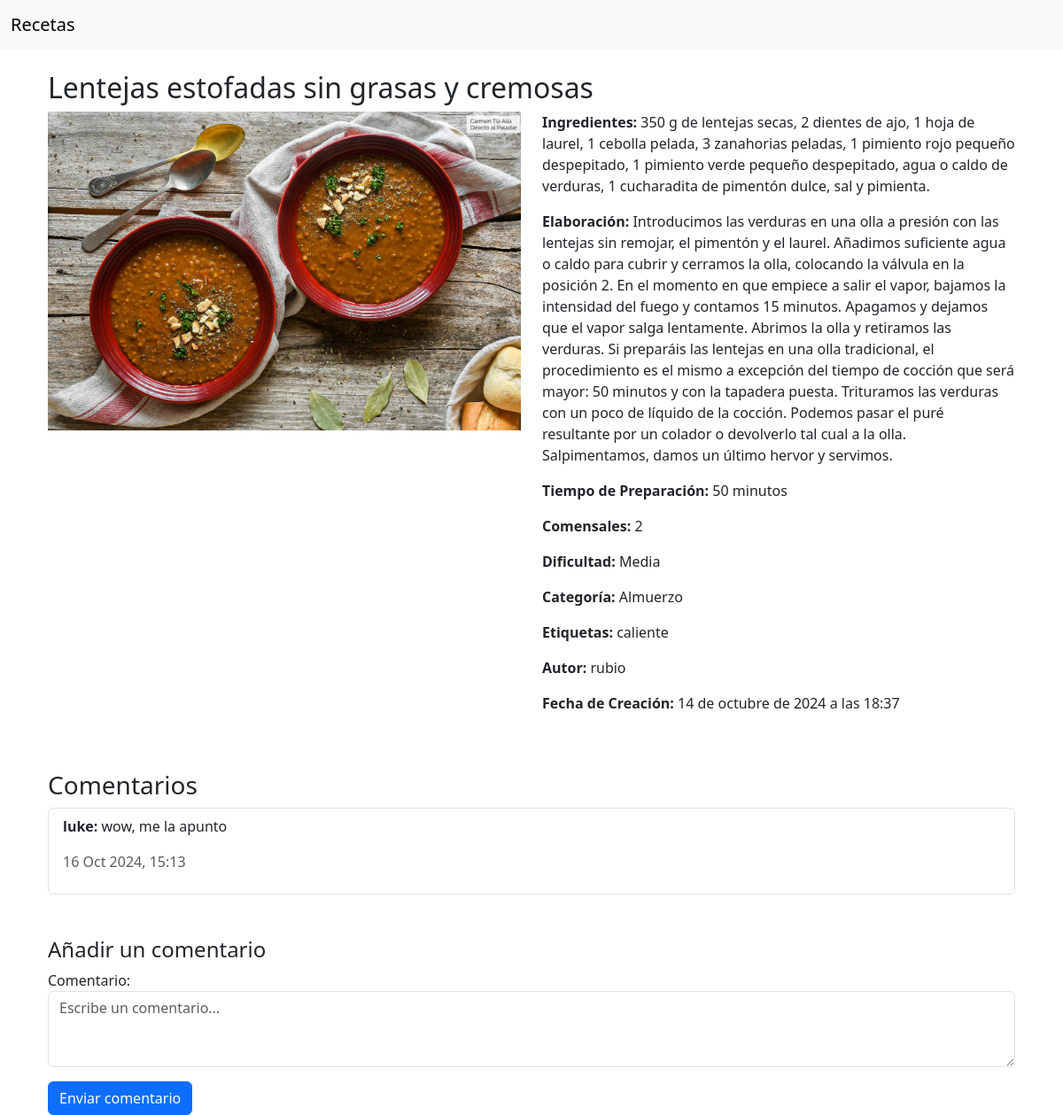
Page /recetas/2/ on the committed database.
### recetas/models.py (models this page shows, shortened)
class Receta(models.Model):
    nombre = models.CharField(max_length=255)# nombre  receta
    ingredientes = models.TextField()
    elaboracion = models.TextField()
    tiempo_preparacion = models.PositiveIntegerField(help_text='Tiempo en minutos')
    comensales = models.PositiveIntegerField(help_text='Número de personas para las que se prepara la receta')
    dificultad = models.CharField(   #dificultad de la receta, con opciones difici,facil,media
        max_length=50,
        choices=[('Fácil', 'Fácil'), ('Media', 'Media'), ('Difícil', 'Difícil')]
    )
    categoria = models.CharField(max_length=100) # categoría de la receta (por ejemplo, "Postre", "Entrante")
    etiquetas = models.ManyToManyField(Etiqueta, blank=True, related_name='recetas')
    imagen = models.ImageField(upload_to='recetas_imagenes/', blank=True, null=True)
    fecha_creacion = models.DateTimeField(auto_now_add=True)
    autor = models.ForeignKey(User, on_delete=models.CASCADE, related_name='recetas')

class Etiqueta(models.Model):
    nombre = models.CharField(max_length=100, unique=True)
    descripcion = models.TextField(blank=True, null=True)
    def __str__(self):
        return self.nombre

class Comentario(models.Model):
    receta = models.ForeignKey(Receta, on_delete=models.CASCADE, related_name='comentarios')
    autor = models.ForeignKey(User, on_delete=models.CASCADE) #el autor del comentario, vinculado al usuario
    texto = models.TextField()# Texto del comentario
    fecha_creacion = models.DateTimeField(auto_now_add=True)#fecha/hora en que el comentario fue creado, automaticamente asignada

### recetas/views.py (the view, shortened to what this page needs)
# urls.py: path('recetas/<int:pk>/', RecetaDetailView.as_view(), name = 'receta_detalle'),
class RecetaDetailView(DetailView):
    model = Receta
    template_name = 'recetas/receta_detalle.html'
    context_object_name = 'receta' #nombre que usaremos en la plantilla para acceder a la receta
    def get_context_data(self, **kwargs):
        context = super().get_context_data(**kwargs)
        context['form'] = ComentarioForm()  #agregamos el formulario de comentarios al contexto
        context['comentarios'] = self.object.comentarios.all()  # cargamos los comentarios de la receta
        return context

### recetas/forms.py
class ComentarioForm(forms.ModelForm):
    class Meta:
        model = Comentario
        fields = ['texto']  # Solo necesitamos el campo de texto para el comentario
        widgets = {
            'texto': forms.Textarea(attrs={'class': 'form-control', 'rows': 3, 'placeholder': 'Escribe un comentario...'}),
        }
        labels = {
            'texto': 'Comentario',
        }

### recetas/templates/recetas/receta_detalle.html (shortened to what this page needs)
{% extends 'recetas/base.html' %}
{% load static %}
{% block content %}
    <div class="container">
        <h2>{{ receta.nombre }}</h2>
        <div class="row">
            <div class="col-md-6">
                {% if receta.imagen %}
                    <img src="{{ receta.imagen.url }}" alt="{{ receta.nombre }}" class="img-fluid">
                {% else %}
                    <img src="{% static 'recetas/img/placeholder.png' %}" alt="Imagen no disponible" class="img-fluid">
                {% endif %}
            </div>
            <div class="col-md-6">
                <p><strong>Ingredientes:</strong> {{ receta.ingredientes }}</p>
                <p><strong>Elaboración:</strong> {{ receta.elaboracion }}</p>
                <p><strong>Tiempo de Preparación:</strong> {{ receta.tiempo_preparacion }} minutos</p>
                <p><strong>Comensales:</strong> {{ receta.comensales }}</p>
                <p><strong>Dificultad:</strong> {{ receta.dificultad }}</p>
                <p><strong>Categoría:</strong> {{ receta.categoria }}</p>
                <p><strong>Etiquetas:</strong> {{ receta.etiquetas.all|join:", " }}</p>
                <p><strong>Autor:</strong> {{ receta.autor.username }}</p>
                <p><strong>Fecha de Creación:</strong> {{ receta.fecha_creacion }}</p>
            </div>
        </div>
        <div class="mt-5">
            <h3>Comentarios</h3>
            {% if receta.comentarios.exists %}
                <ul class="list-group">
                    {% for comentario in receta.comentarios.all %}
                        <li class="list-group-item">
                            <p><strong>{{ comentario.autor.username }}:</strong> {{ comentario.texto }}</p>
                            <p class="text-muted">{{ comentario.fecha_creacion|date:"d M Y, H:i" }}</p>
                        </li>
                    {% endfor %}
                </ul>
            {% else %}
                <p>No hay comentarios aún. ¡Sé el primero en comentar!</p>
            {% endif %}
        </div>
        <div class="mt-5">
            <h4>Añadir un comentario</h4>
            <form method="POST">
                {{ form.as_p }}
                <button type="submit" class="btn btn-primary">Enviar comentario</button>
            </form>
        </div>
    </div>
{% endblock %}

### rows in the picture
Receta: nombre "Lentejas estofadas sin grasas y cremosas", imagen (picture), ingredientes "350 g de lentejas secas, 2 dientes de ajo, 1 hoja de laurel, 1 cebolla pelada, 3 zanahorias peladas, 1 pimiento rojo pequeño despepitado, 1 pimiento verde pequeño despepitado, agua o caldo de verduras, 1 cucharadita de pimentón dulce, sal y pimienta.", elaboracion "Introducimos las verduras en una olla a presión con las lentejas sin remojar, el pimentón y el laurel. Añadimos suficiente agua o caldo para cubrir y cerramos la olla, colocando la válvula en la posición 2. En el momento en que empiece a salir el vapor, bajamos la intensidad del fuego y contamos 15 minutos. Apagamos y dejamos que el vapor salga lentamente. Abrimos la olla y retiramos las verduras. Si preparáis las lentejas en una olla tradicional, el procedimiento es el mismo a excepción del tiempo de cocción que será mayor: 50 minutos y con la tapadera puesta. Trituramos las verduras con un poco de líquido de la cocción. Podemos pasar el puré resultante por un colador o devolverlo tal cual…", tiempo_preparacion "50", comensales "2", dificultad "Media", categoria "Almuerzo", etiquetas.all "caliente", autor.username "rubio", fecha_creacion "14 de octubre de 2024 a las 18:37"
Comentario: autor.username "luke", texto "wow, me la apunto", fecha_creacion "16 Oct 2024, 15:13"
